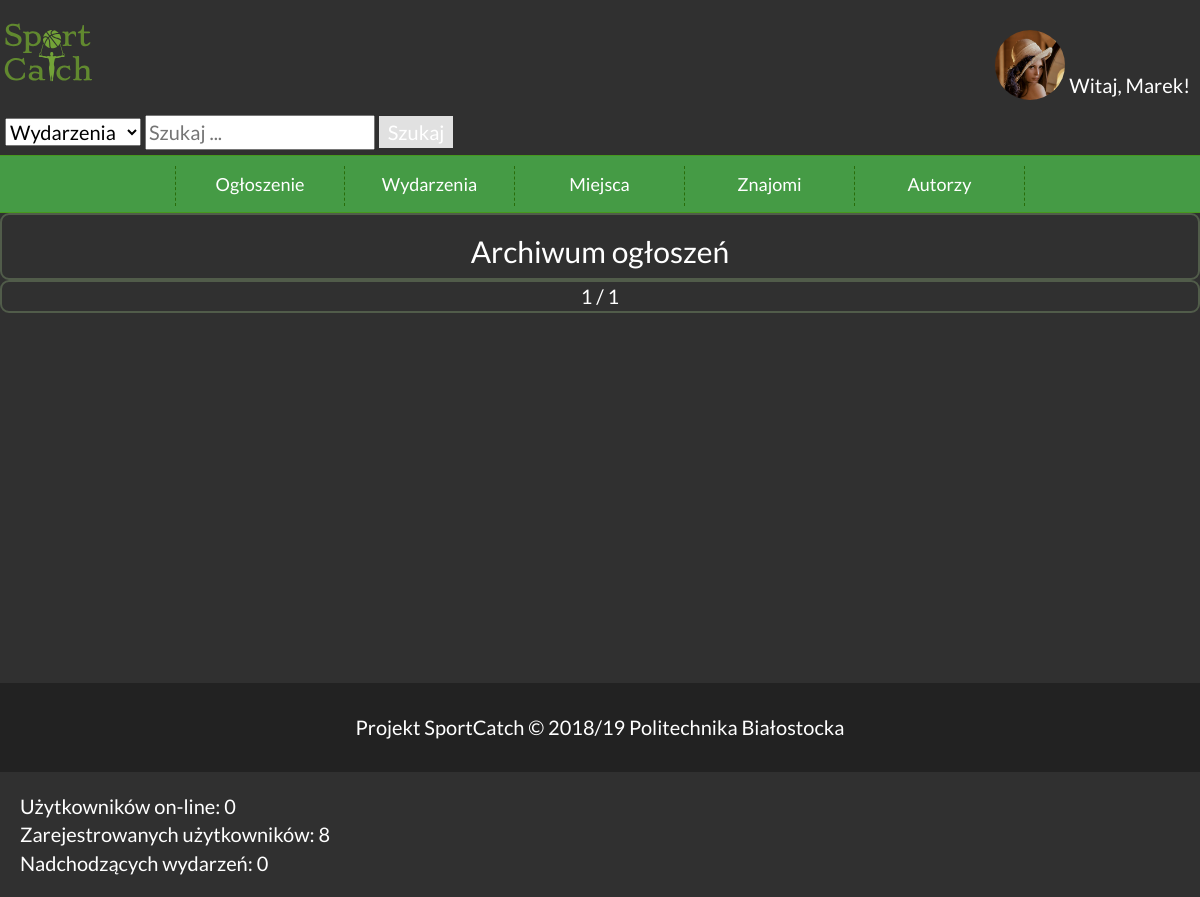
The page /archive_advlist (signed in) on the database as committed earlier.
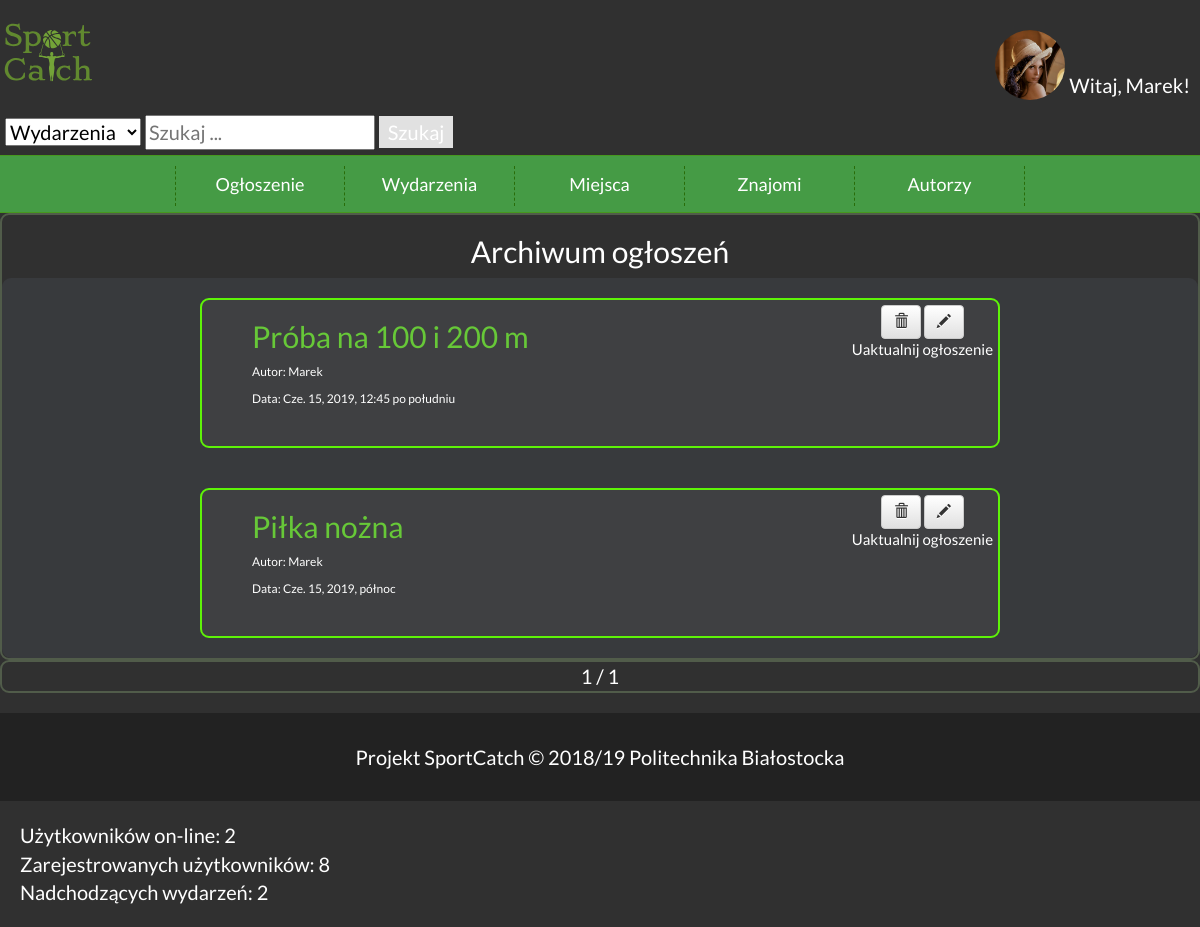
The same page on the database as committed later.
### event/models.py (models this page shows, shortened)
class ogloszenie(models.Model):
    autor= models.ForeignKey(User,on_delete=models.CASCADE)
    tytul=models.CharField(max_length=20)
    data=models.DateTimeField(auto_now=True)
    zdjecie = models.ImageField(upload_to='ogloszenie/', blank=True, default='ogloszenie/Default.jpg')
    opis=models.TextField()
    is_archive = models.BooleanField(default=False)
    liczba_wyswietlen = models.IntegerField(default=0)

### event/views.py (the view)
# urls.py: path('archive_advlist', views.archive_advlist, name='archive_advlist'),
def archive_advlist(request):
    user = Profile.objects.all()
    if request.user.is_authenticated:
        try:
            user = Profile.objects.get(user=request.user)
        except Profile.DoesNotExist:
            user = None
    all_adv = ogloszenie.objects.order_by('-data')
    lista=[]
    for a in all_adv:
        if(a.is_archive == True):
            lista.append(a)
    paginator = Paginator(lista, 5)
    page = request.GET.get('page')
    listapag = paginator.get_page(page)
    return render(request, 'event/archive_adv_list.html', {'lista': lista, 'user': user,'listapag':listapag})

### event/context_processors.py (called while the page is built)
def get_all_logged_in_users():
    sessions = Session.objects.filter(expire_date__gte=timezone.now())
    uid_list = []
    for session in sessions:
        data = session.get_decoded()
        uid_list.append(data.get('_auth_user_id', None))
    return User.objects.filter(id__in=uid_list)

def logged_users(request):
    logged = get_all_logged_in_users()
    print("-------------------333333333333-------------------")
    print(logged)
    return {'zalogowani':len(logged),'request':request}

def registers_users(request):
    return {'zarejestrowani':Profile.objects.all().count(),'request':request}

def incoming_events(request):
    all_events = wydarzenie.objects.all()
    today = datetime.now().date()
    incoming = []
    for e in all_events:
        if(e.data_rozpoczecia > today):
            incoming.append(e)
    return{'nadchodzace':len(incoming),'request':request}

### event/templates/event/archive_adv_list.html (shortened to what this page needs)
{% extends 'Base.html' %}
{% block content %}
<div class="wydarzenia">
    <h2>Archiwum ogłoszeń</h2>
    <div class="Elementy_wydarzen">
        {% for adv in listapag %}
        <div class="Obramowanie">
            <div class="Text">
                <h2><a href="{%url 'adv_detail' pk=adv.pk%}">{{adv.tytul}}</a></h2>
                <p>Autor: {{adv.autor}}</p>
                <p>Data: {{adv.data}}</p>
            </div>
            {% if request.user.is_authenticated and request.user.username == adv.autor.username%}
            <div class="options">
                <a class="btn btn-default" href="{% url 'adv_delete' pk=adv.pk %}"><i
                        class="glyphicon glyphicon-trash"></i></a>
                <a class="btn btn-default" href="{%url 'adv_edit' pk=adv.pk%}"><i
                        class="glyphicon glyphicon-pencil"></i></a>
                <br/>
                <a href="{% url 'remove_from_archive' pk=adv.pk %}" style="color:white">Uaktualnij ogłoszenie</a>
            </div>
            {%endif%}
        </div>
        {%endfor%}
    </div>
</div>
<div class="wydarzenia">
    <div class>
         {{ listapag.number }} / {{ listapag.paginator.num_pages }}
    </div>
</div>
{% endblock %}

### event/templates/Base.html (shortened to what this page needs)
<!DOCTYPE HTML>
<html lang="pl">
<head>
	<link rel="stylesheet" href="https://maxcdn.bootstrapcdn.com/bootstrap/3.3.7/css/bootstrap.min.css">
	<link rel="stylesheet" href="https://maxcdn.bootstrapcdn.com/bootstrap/3.3.7/css/bootstrap-theme.min.css">
	<link href="/static/style.css" rel="stylesheet" type="text/css" />
	<link href="css/fontello.css" rel="stylesheet" type="text/css"/>
</head>
<body>
<div class="header">
			<a  href="{% url 'index' %}"><img height="70" src="/static/images/sportcatch.svg" /></a>
			<div class="header2">
				{% if request.user.is_authenticated %}
				<div class="ZalogowanyUzytkownik">
				{% if user.photo %}
				<div class="dropdown">
 				 <img src="{{user.photo.url}}" onclick="myFunction()" class="dropbtn"/>
				{% endif %}
			</div>
				<span style="vertical-align:bottom;">	Witaj, {{ request.user.username }}!</span>
			</div>
				{% else %}
				<div  class="niezalogowanyUzytkownik">
				<a  href="{% url 'login'%}" class="btn btn-success ">Zaloguj się</a>
				<span >lub</span>
				<a  href="{% url 'register' %}"  class="btn btn-danger ">Zarejestruj się</a>
			</div>
				{% endif %}
			</div>
</div>
<div class="szukaj" >
<form>
    <select id="choice_select" name="wybor" action ="{% url 'index' %}">
        <option value="event">Wydarzenia</option>
    </select>
       <input name="search_phrase" type="text" placeholder="Szukaj ...">
			 	{% if indexsa != None%}
				<button name="submit" type="submit" id="button_submit"  >Szukaj</button>
				{% else %}
				 <a  class= "buttons" href="{% url 'index' %}">Szukaj</a>
				{%endif%}
</form>
</div>
		<div class="nav">
			<ol>
				<li><span >Ogłoszenie</span>
				</li>
				<li><span>Wydarzenia</span>
				</li>
				<li><span>Miejsca</span>
				</li>
				{% if not request.user.username == 'admin' %}
				{% if request.user.is_authenticated%}
				<li><a href="#">Znajomi</a>
				</li>
				{%endif%}
				{%endif%}
				<li><a href="{% url 'authors' %}">Autorzy</a></li>
			</ol>
		</div>
		<div class="content">
			{% block content %}
			{% load emoticons_tags %}
			{% endblock content %}
		</div>
		<div class="footer">Projekt SportCatch &copy; 2018/19 Politechnika Białostocka
		</div>
<div style="margin:20px">
	Użytkowników on-line: {{zalogowani}}
	<br/>
	Zarejestrowanych użytkowników: {{zarejestrowani}}<br/>
	Nadchodzących wydarzeń: {{nadchodzace}}
</div>
</body>
</html>

Rows that differ between the two databases and show on the page:
now on this page (row edited): ogloszenie: tytul "Próba na 100 i 200 m", autor "Marek", data "Cze. 15, 2019, 12:45 po południu", shows "Uaktualnij ogłoszenie"
now on this page (row edited): ogloszenie: tytul "Piłka nożna", autor "Marek", data "Cze. 15, 2019, północ", shows "Uaktualnij ogłoszenie"
Other text that changed with them:
{{ zalogowani }}: "0" → "2"
{{ nadchodzace }}: "0" → "2"
